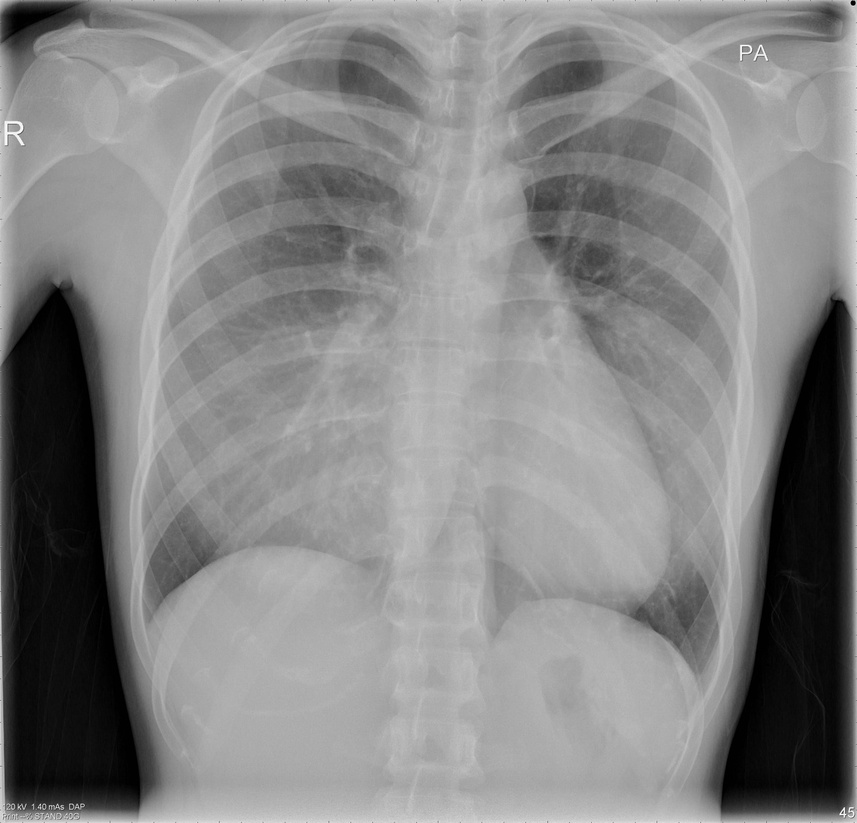
%> input picture Images/image_low_contrast.jpg, 857 x 823 px, shrunk from 1680 x 1614 before the run
$ octave histogram_equalization.m   (GNU Octave 9; MATLAB toolbox functions it lacks are replaced by stand-ins)
%> lines starting %> are read from the running program, lines starting %| are printed output that depends on the picture
I = imread('Images/image_low_contrast.jpg');
%> I is the input picture: size 823x857x3 uint8; min 0, max 255, mean 132.9
img = rgb2gray(I);
img2 = histeq(img);
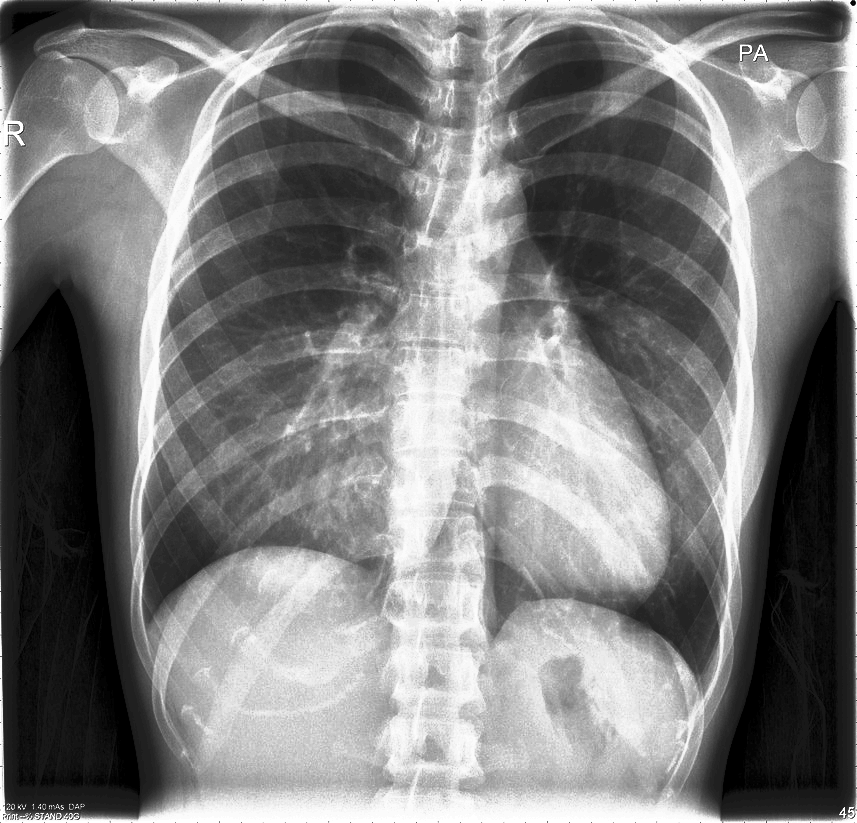
%> img2: size 823x857 uint8; min 0, max 255, mean 126.9
subplot(2,2,1), imshow(img), title('Imagen original');
subplot(2,2,2), imshow(img2), title('Imagen obtenida');
subplot(2,2,3), imhist(img), title('Histograma imagen original');
subplot(2,2,4), imhist(img2), title('Histograma imagen obtenida');
%> after `title('Histograma imagen obtenida')`:
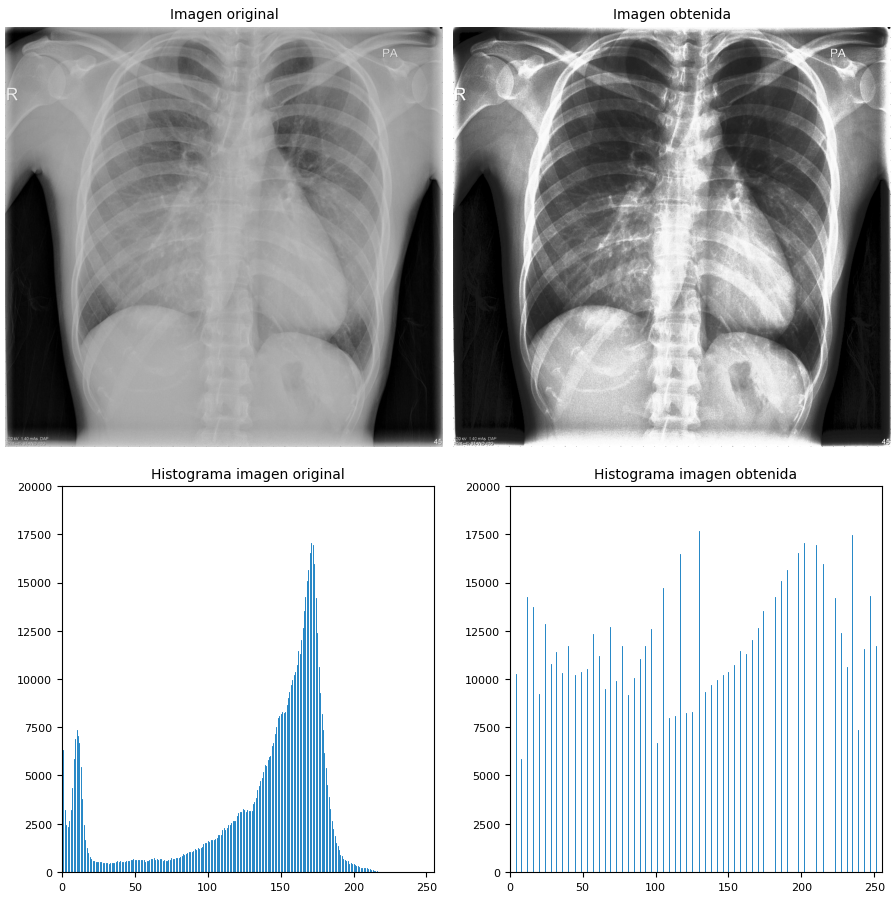
%> figure redrawn from the program's plot data, 4 panels

$ run again, with Images/mariposa.jpg copied over Images/image_low_contrast.jpg
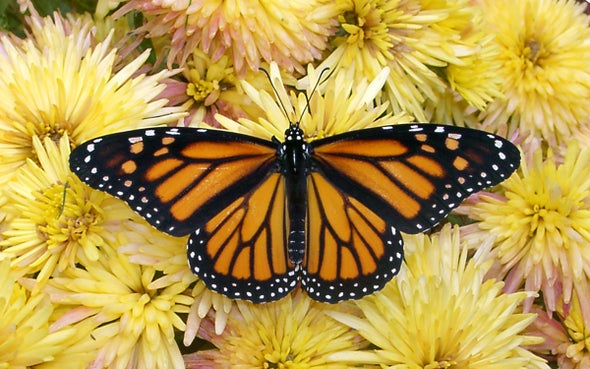
%> input picture Images/mariposa.jpg, 590 x 369 px
%> I is the input picture: size 369x590x3 uint8; mean R, G, B 182.1, 152.7, 73.9
%> `img2 = histeq(img);`:
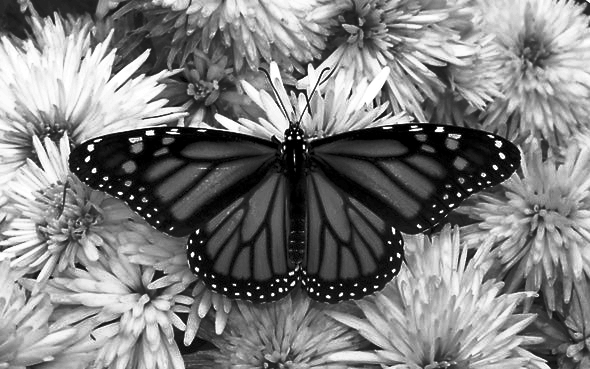
%> img2: size 369x590 uint8; min 0, max 255, mean 126.4
%> `title('Histograma imagen obtenida')`:
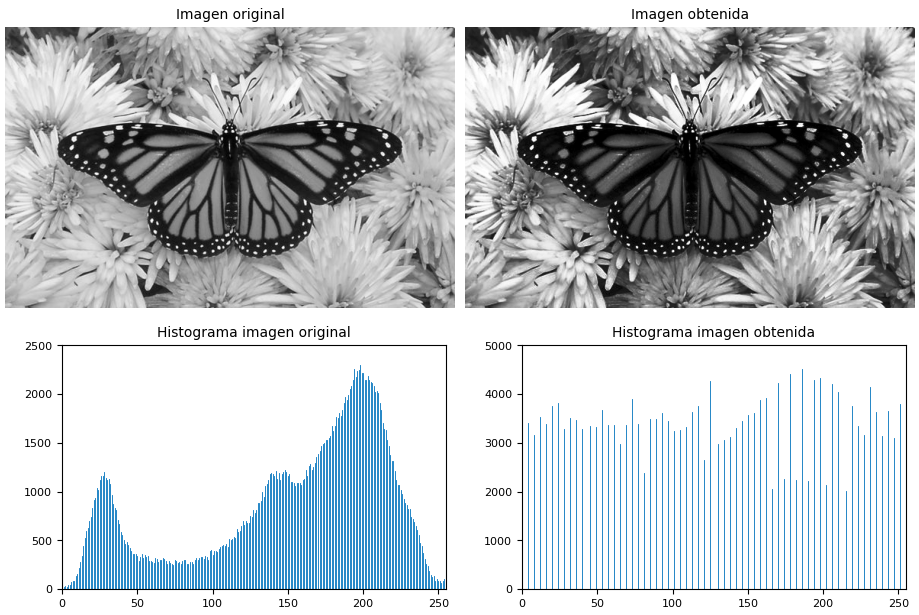
%> figure redrawn from the program's plot data, 4 panels
